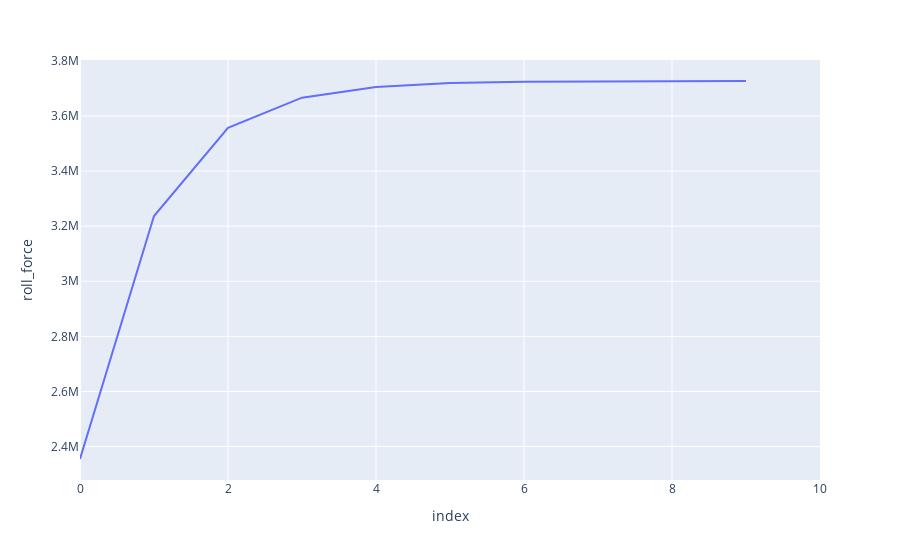

Write notebook code for a chart like this one.
### Markdown cell above
So we can investigate the convergence of the iteration.

### Code cell
px.line(df, y="roll_force")

### Figure 1 — Plotly figure (JSON) as saved in the notebook; plotly's stock layout.template omitted (floating-point values rounded to 4 significant figures)
{"data": [{"hovertemplate": "index=%{x}<br>roll_force=%{y}<extra></extra>", "legendgroup": "", "line": {"color": "#636efa", "dash": "solid"}, "marker": {"symbol": "circle"}, "mode": "lines", "name": "", "orientation": "v", "showlegend": false, "type": "scatter", "x": [0, 1, 2, 3, 4, 5, 6, 7, 8, 9, 10], "xaxis": "x", "y": [2355000.0, 3237000.0, 3557000.0, 3666000.0, 3705000.0, 3719000.0, 3724000.0, 3726000.0, 3727000.0, 3727000.0, NaN], "yaxis": "y"}], "layout": {"legend": {"tracegroupgap": 0}, "margin": {"t": 60}, "xaxis": {"anchor": "y", "domain": [0, 1], "title": {"text": "index"}}, "yaxis": {"anchor": "x", "domain": [0, 1], "title": {"text": "roll_force"}}}}
